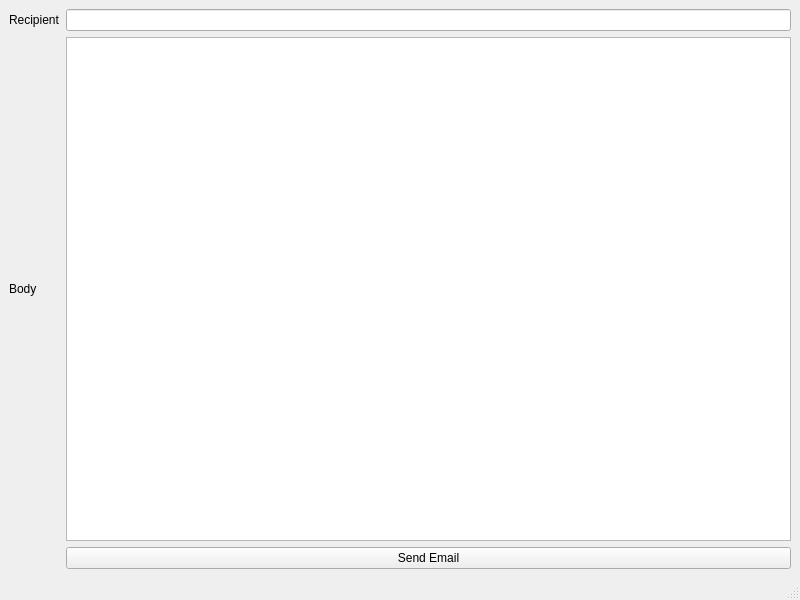
<?xml version="1.0" encoding="UTF-8"?>
<ui version="4.0">
 <class>MainWindow</class>
 <widget class="QMainWindow" name="MainWindow">
  <property name="geometry">
   <rect>
    <x>0</x>
    <y>0</y>
    <width>800</width>
    <height>600</height>
   </rect>
  </property>
  <property name="windowTitle">
   <string>MainWindow</string>
  </property>
  <widget class="QWidget" name="centralwidget">
   <layout class="QGridLayout" name="gridLayout">
    <item row="0" column="0">
     <widget class="QLabel" name="label">
      <property name="text">
       <string>Recipient</string>
      </property>
     </widget>
    </item>
    <item row="0" column="1">
     <widget class="QLineEdit" name="lineEdit"/>
    </item>
    <item row="1" column="0">
     <widget class="QLabel" name="label_2">
      <property name="text">
       <string>Body</string>
      </property>
     </widget>
    </item>
    <item row="1" column="1">
     <widget class="QTextEdit" name="textEdit"/>
    </item>
    <item row="2" column="1">
     <widget class="QPushButton" name="pushButton">
      <property name="text">
       <string>Send Email</string>
      </property>
     </widget>
    </item>
   </layout>
  </widget>
  <widget class="QMenuBar" name="menubar">
   <property name="geometry">
    <rect>
     <x>0</x>
     <y>0</y>
     <width>800</width>
     <height>21</height>
    </rect>
   </property>
  </widget>
  <widget class="QStatusBar" name="statusbar"/>
 </widget>
 <resources/>
 <connections/>
</ui>
